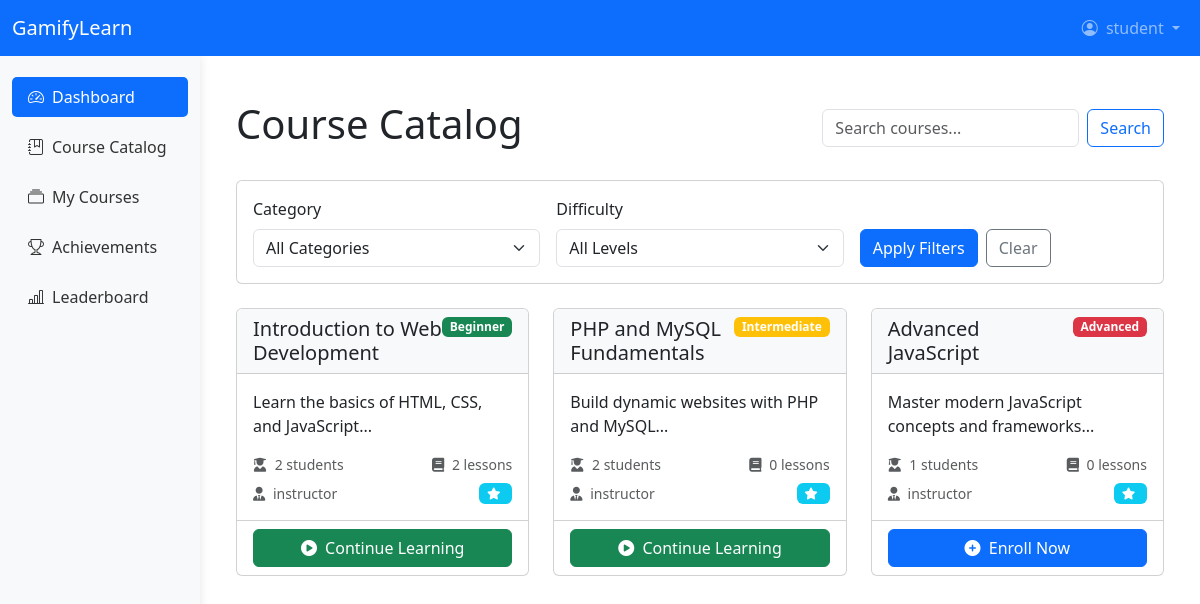
/user/courses.php (signed in), run on the app's committed database.
### tables this page shows
CREATE TABLE `courses` (
  `id` int(11) NOT NULL,
  `title` varchar(255) NOT NULL,
  `description` text DEFAULT NULL,
  `category` varchar(100) DEFAULT NULL,
  `difficulty` enum('beginner','intermediate','advanced') DEFAULT NULL,
  `created_by` int(11) DEFAULT NULL,
  `created_at` timestamp NOT NULL DEFAULT current_timestamp(),
  `is_active` tinyint(1) DEFAULT 1 COMMENT '1 for active, 0 for inactive',
  `updated_at` timestamp NOT NULL DEFAULT current_timestamp() ON UPDATE current_timestamp()
);

CREATE TABLE `users` (
  `id` int(11) NOT NULL,
  `username` varchar(50) NOT NULL,
  `email` varchar(100) NOT NULL,
  `password` varchar(255) NOT NULL,
  `first_name` varchar(50) DEFAULT NULL,
  `last_name` varchar(50) DEFAULT NULL,
  `profile_picture` varchar(255) DEFAULT 'default.jpg',
  `bio` text DEFAULT NULL,
  `is_active` tinyint(1) DEFAULT 1,
  `is_verified` tinyint(1) DEFAULT 0,
  `verification_token` varchar(100) DEFAULT NULL,
  `reset_token` varchar(100) DEFAULT NULL,
  `reset_expires` datetime DEFAULT NULL,
  `last_login` datetime DEFAULT NULL,
  `created_at` timestamp NOT NULL DEFAULT current_timestamp(),
  `updated_at` timestamp NOT NULL DEFAULT current_timestamp() ON UPDATE current_timestamp(),
  `points` int(11) DEFAULT 0,
  `level` int(11) DEFAULT 1,
  `experience` int(11) DEFAULT 0,
  `next_level_exp` int(11) DEFAULT 100
);

### user/courses.php (the view, shortened to what this page needs)
<?php
require_once '../config/database.php';
$search = trim($_GET['search'] ?? '');
$query = "SELECT c.*, u.username as instructor_name,
          (SELECT COUNT(*) FROM user_courses uc WHERE uc.course_id = c.id) as enrolled_students,
          (SELECT COUNT(*) FROM lessons l WHERE l.course_id = c.id) as lesson_count
          FROM courses c
          LEFT JOIN users u ON c.created_by = u.id
          WHERE c.is_active = 1";
$stmt = mysqli_prepare($conn, $query);
mysqli_stmt_execute($stmt);
$result = mysqli_stmt_get_result($stmt);
$courses = mysqli_fetch_all($result, MYSQLI_ASSOC);
include '../includes/header.php';
?>
<div class="container py-4">
    <div class="d-flex justify-content-between align-items-center mb-4">
        <h1>Course Catalog</h1>
        <form class="d-flex" method="GET" action="">
            <input class="form-control me-2" type="search" name="search" placeholder="Search courses..."
                   value="<?php echo htmlspecialchars($search); ?>">
            <button class="btn btn-outline-primary" type="submit">Search</button>
        </form>
    </div>
    <div class="card mb-4">
        <div class="card-body">
            <form method="GET" action="" class="row g-3">
                <div class="col-md-4">
                    <label for="category" class="form-label">Category</label>
                    <select class="form-select" id="category" name="category">
                        <option value="">All Categories</option>
                    </select>
                </div>
                <div class="col-md-4">
                    <label for="difficulty" class="form-label">Difficulty</label>
                    <select class="form-select" id="difficulty" name="difficulty">
                        <option value="">All Levels</option>
                    </select>
                </div>
                <div class="col-md-4 d-flex align-items-end">
                    <button type="submit" class="btn btn-primary me-2">Apply Filters</button>
                    <a href="courses.php" class="btn btn-outline-secondary">Clear</a>
                </div>
            </form>
        </div>
    </div>
    <?php if (count($courses) > 0): ?>
        <div class="row row-cols-1 row-cols-md-2 row-cols-lg-3 g-4">
            <?php foreach ($courses as $course): ?>
                <div class="col">
                    <div class="card h-100">
                        <div class="card-header bg-light">
                            <span class="badge bg-<?php
                                echo $course['difficulty'] === 'beginner' ? 'success' :
                                    ($course['difficulty'] === 'intermediate' ? 'warning' : 'danger');
                            ?> float-end">
                                <?php echo ucfirst($course['difficulty']); ?>
                            </span>
                            <h5 class="card-title mb-0"><?php echo htmlspecialchars($course['title']); ?></h5>
                        </div>
                        <div class="card-body">
                            <p class="card-text"><?php echo htmlspecialchars(substr($course['description'], 0, 150)) . '...'; ?></p>
                            <div class="d-flex justify-content-between align-items-center mb-2">
                                <small class="text-muted">
                                    <i class="fas fa-user-graduate me-1"></i>
                                    <?php echo $course['enrolled_students']; ?> students
                                </small>
                                <small class="text-muted">
                                    <i class="fas fa-book me-1"></i>
                                    <?php echo $course['lesson_count']; ?> lessons
                                </small>
                            </div>
                            <div class="d-flex justify-content-between align-items-center">
                                <small class="text-muted">
                                    <i class="fas fa-user-tie me-1"></i>
                                    <?php echo htmlspecialchars($course['instructor_name']); ?>
                                </small>
                                <span class="badge bg-info">
                                    <i class="fas fa-star me-1"></i>
                                </span>
                            </div>
                        </div>
                        <div class="card-footer bg-transparent">
                            <?php if ($course['is_enrolled']): ?>
                                <a href="course.php?id=<?php echo $course['id']; ?>" class="btn btn-success w-100">
                                    <i class="fas fa-play-circle me-1"></i> Continue Learning
                                </a>
                            <?php else: ?>
                                <form method="POST" action="enroll.php" class="d-inline w-100">
                                    <button type="submit" class="btn btn-primary w-100">
                                        <i class="fas fa-plus-circle me-1"></i> Enroll Now
                                    </button>
                                </form>
                            <?php endif; ?>
                        </div>
                    </div>
                </div>
            <?php endforeach; ?>
        </div>
    <?php endif; ?>
</div>
<?php include '../includes/footer.php'; ?>

### data on the page
courses: difficulty "Beginner", title "Introduction to Web Development", description "Learn the basics of HTML, CSS, and JavaScript", enrolled_students "2", lesson_count "2", created_by.username "instructor"
courses: difficulty "Intermediate", title "PHP and MySQL Fundamentals", description "Build dynamic websites with PHP and MySQL", enrolled_students "2", lesson_count "0", created_by.username "instructor"
courses: difficulty "Advanced", title "Advanced JavaScript", description "Master modern JavaScript concepts and frameworks", enrolled_students "1", lesson_count "0", created_by.username "instructor"

### other printed values
$_SESSION['username'] "student"
